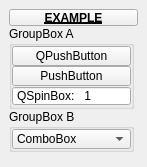
<?xml version="1.0" encoding="UTF-8"?>
<ui version="4.0">
 <class>QtUi</class>
 <widget class="QMainWindow" name="QtUi">
  <property name="enabled">
   <bool>true</bool>
  </property>
  <property name="geometry">
   <rect>
    <x>0</x>
    <y>0</y>
    <width>147</width>
    <height>167</height>
   </rect>
  </property>
  <property name="maximumSize">
   <size>
    <width>999</width>
    <height>999</height>
   </size>
  </property>
  <property name="windowTitle">
   <string>Toolkit</string>
  </property>
  <property name="tabShape">
   <enum>QTabWidget::Triangular</enum>
  </property>
  <property name="dockNestingEnabled">
   <bool>true</bool>
  </property>
  <property name="dockOptions">
   <set>QMainWindow::AllowNestedDocks|QMainWindow::AllowTabbedDocks|QMainWindow::AnimatedDocks|QMainWindow::ForceTabbedDocks</set>
  </property>
  <widget class="QWidget" name="main_widget">
   <layout class="QVBoxLayout" name="verticalLayout">
    <item>
     <layout class="QVBoxLayout" name="verticalLayout_2">
      <property name="spacing">
       <number>0</number>
      </property>
      <item>
       <widget class="PushButtonDraggable" name="draggable_header">
        <property name="minimumSize">
         <size>
          <width>19</width>
          <height>17</height>
         </size>
        </property>
        <property name="maximumSize">
         <size>
          <width>999</width>
          <height>17</height>
         </size>
        </property>
        <property name="font">
         <font>
          <weight>75</weight>
          <bold>true</bold>
          <underline>true</underline>
         </font>
        </property>
        <property name="text">
         <string>EXAMPLE</string>
        </property>
        <property name="checkable">
         <bool>true</bool>
        </property>
       </widget>
      </item>
      <item>
       <widget class="QGroupBox" name="Constaints">
        <property name="minimumSize">
         <size>
          <width>125</width>
          <height>0</height>
         </size>
        </property>
        <property name="maximumSize">
         <size>
          <width>125</width>
          <height>999</height>
         </size>
        </property>
        <property name="title">
         <string>GroupBox A</string>
        </property>
        <layout class="QVBoxLayout" name="verticalLayout_5">
         <property name="spacing">
          <number>0</number>
         </property>
         <property name="leftMargin">
          <number>0</number>
         </property>
         <property name="topMargin">
          <number>0</number>
         </property>
         <property name="rightMargin">
          <number>0</number>
         </property>
         <property name="bottomMargin">
          <number>0</number>
         </property>
         <item>
          <widget class="QPushButton" name="b000">
           <property name="minimumSize">
            <size>
             <width>0</width>
             <height>20</height>
            </size>
           </property>
           <property name="maximumSize">
            <size>
             <width>999</width>
             <height>20</height>
            </size>
           </property>
           <property name="toolTip">
            <string>Start radial array preview.</string>
           </property>
           <property name="layoutDirection">
            <enum>Qt::RightToLeft</enum>
           </property>
           <property name="text">
            <string>QPushButton</string>
           </property>
           <property name="autoDefault">
            <bool>false</bool>
           </property>
           <property name="default">
            <bool>false</bool>
           </property>
           <property name="flat">
            <bool>false</bool>
           </property>
           <property name="bnabled" stdset="0">
            <bool>true</bool>
           </property>
          </widget>
         </item>
         <item>
          <widget class="PushButton" name="tb000">
           <property name="enabled">
            <bool>true</bool>
           </property>
           <property name="minimumSize">
            <size>
             <width>0</width>
             <height>20</height>
            </size>
           </property>
           <property name="maximumSize">
            <size>
             <width>999</width>
             <height>20</height>
            </size>
           </property>
           <property name="toolTip">
            <string>Create a bridge between two sets of edges or faces</string>
           </property>
           <property name="text">
            <string>PushButton</string>
           </property>
           <property name="iconSize">
            <size>
             <width>18</width>
             <height>18</height>
            </size>
           </property>
          </widget>
         </item>
         <item>
          <widget class="QSpinBox" name="s000">
           <property name="minimumSize">
            <size>
             <width>0</width>
             <height>20</height>
            </size>
           </property>
           <property name="maximumSize">
            <size>
             <width>999</width>
             <height>20</height>
            </size>
           </property>
           <property name="toolTip">
            <string>Radial Array: angle amount in degrees</string>
           </property>
           <property name="buttonSymbols">
            <enum>QAbstractSpinBox::NoButtons</enum>
           </property>
           <property name="prefix">
            <string>QSpinBox:   </string>
           </property>
           <property name="value">
            <number>1</number>
           </property>
          </widget>
         </item>
        </layout>
       </widget>
      </item>
      <item>
       <widget class="QGroupBox" name="Constaints_2">
        <property name="minimumSize">
         <size>
          <width>125</width>
          <height>0</height>
         </size>
        </property>
        <property name="maximumSize">
         <size>
          <width>125</width>
          <height>999</height>
         </size>
        </property>
        <property name="title">
         <string>GroupBox B</string>
        </property>
        <layout class="QVBoxLayout" name="verticalLayout_6">
         <property name="spacing">
          <number>0</number>
         </property>
         <property name="leftMargin">
          <number>0</number>
         </property>
         <property name="topMargin">
          <number>0</number>
         </property>
         <property name="rightMargin">
          <number>0</number>
         </property>
         <property name="bottomMargin">
          <number>0</number>
         </property>
         <item>
          <widget class="ComboBox" name="cmb000">
           <property name="minimumSize">
            <size>
             <width>0</width>
             <height>20</height>
            </size>
           </property>
           <property name="maximumSize">
            <size>
             <width>999</width>
             <height>20</height>
            </size>
           </property>
           <property name="toolTip">
            <string>Transform constraints.</string>
           </property>
           <property name="editable">
            <bool>false</bool>
           </property>
           <property name="currentText">
            <string>ComboBox</string>
           </property>
           <property name="sizeAdjustPolicy">
            <enum>QComboBox::AdjustToContents</enum>
           </property>
           <item>
            <property name="text">
             <string>ComboBox</string>
            </property>
           </item>
          </widget>
         </item>
        </layout>
       </widget>
      </item>
      <item>
       <spacer name="verticalSpacer_2">
        <property name="orientation">
         <enum>Qt::Vertical</enum>
        </property>
        <property name="sizeHint" stdset="0">
         <size>
          <width>20</width>
          <height>40</height>
         </size>
        </property>
       </spacer>
      </item>
     </layout>
    </item>
   </layout>
  </widget>
 </widget>
 <customwidgets>
  <customwidget>
   <class>ComboBox</class>
   <extends>QComboBox</extends>
   <header>widgets.combobox.h</header>
  </customwidget>
  <customwidget>
   <class>PushButtonDraggable</class>
   <extends>QPushButton</extends>
   <header>widgets.pushbuttondraggable.h</header>
  </customwidget>
  <customwidget>
   <class>PushButton</class>
   <extends>QPushButton</extends>
   <header>widgets.pushbutton.h</header>
  </customwidget>
 </customwidgets>
 <resources/>
 <connections/>
 <designerdata>
  <property name="gridDeltaX">
   <number>5</number>
  </property>
  <property name="gridDeltaY">
   <number>5</number>
  </property>
  <property name="gridSnapX">
   <bool>true</bool>
  </property>
  <property name="gridSnapY">
   <bool>true</bool>
  </property>
  <property name="gridVisible">
   <bool>true</bool>
  </property>
 </designerdata>
</ui>
